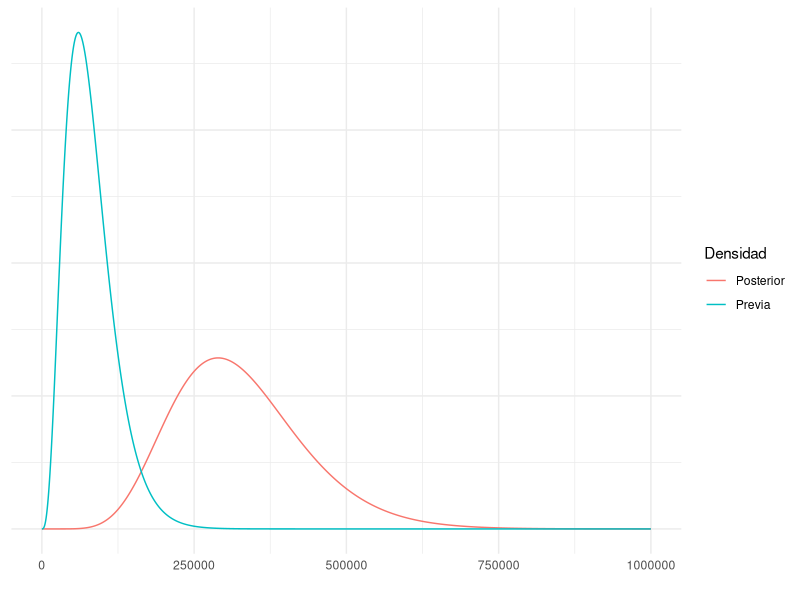

This chart was generated by the following R code:
## ---- chunk 1
library(ggplot2)
library(tidyr)
rango <- seq(0,1e6,by = 6)
previa <- dgamma(rango, shape = 4, scale = 20000)
posterior <- dgamma(rango,shape = 9,scale = 36178)
densidades <- data.frame(rango = rango, Previa = previa, Posterior = posterior) 
densidades <- gather(densidades, key = "Densidad", value = "valor", -rango)
ggplot(data=densidades, aes(x=rango, y=valor*100, color = Densidad)) + 
  geom_line() + xlab("") + theme_minimal()+ theme(axis.title.y=element_blank(),
                                                  axis.text.y=element_blank(),
                                                  axis.ticks.y=element_blank())
